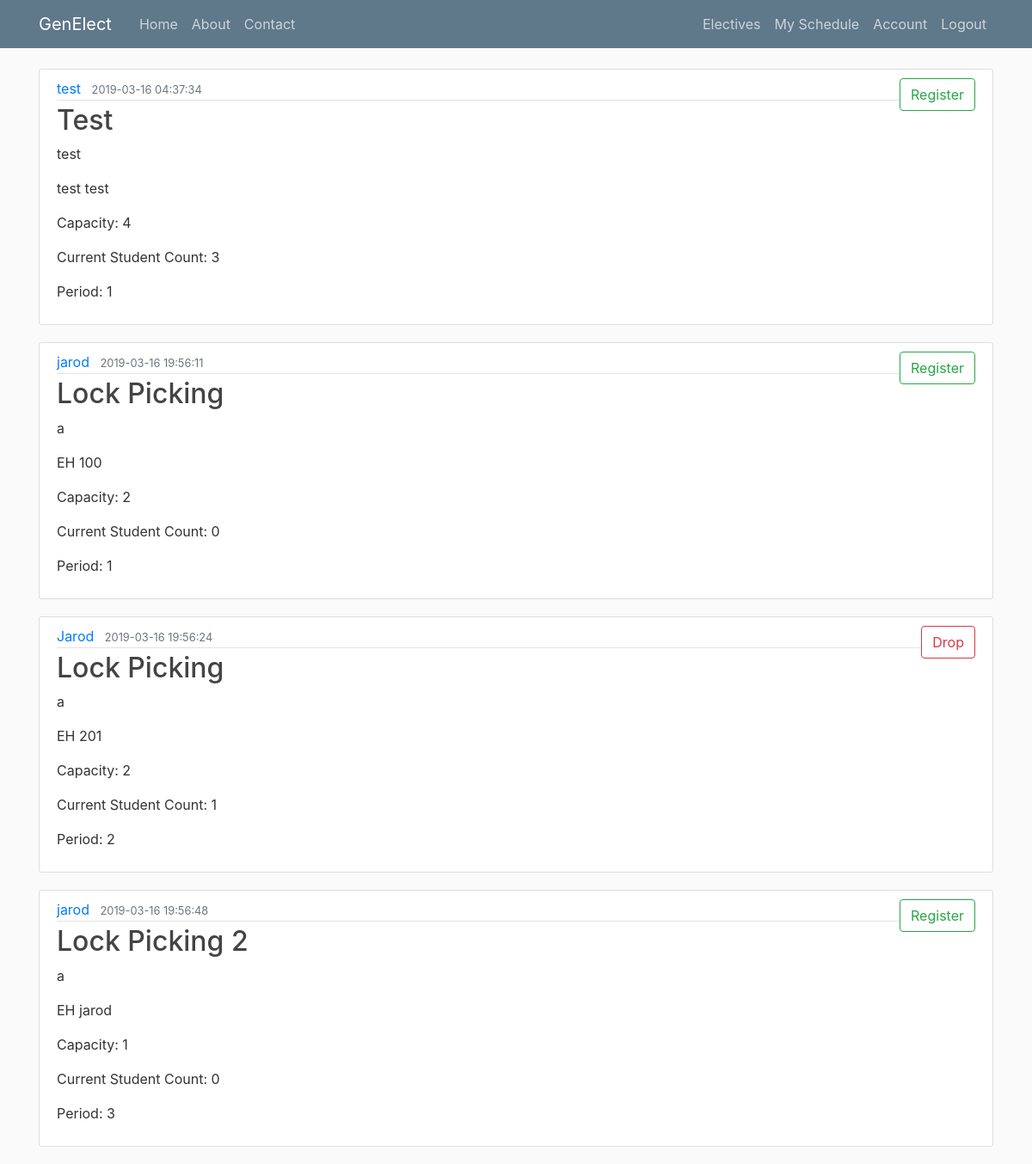
/offerings (signed in), run on an earlier commit of the app's database.
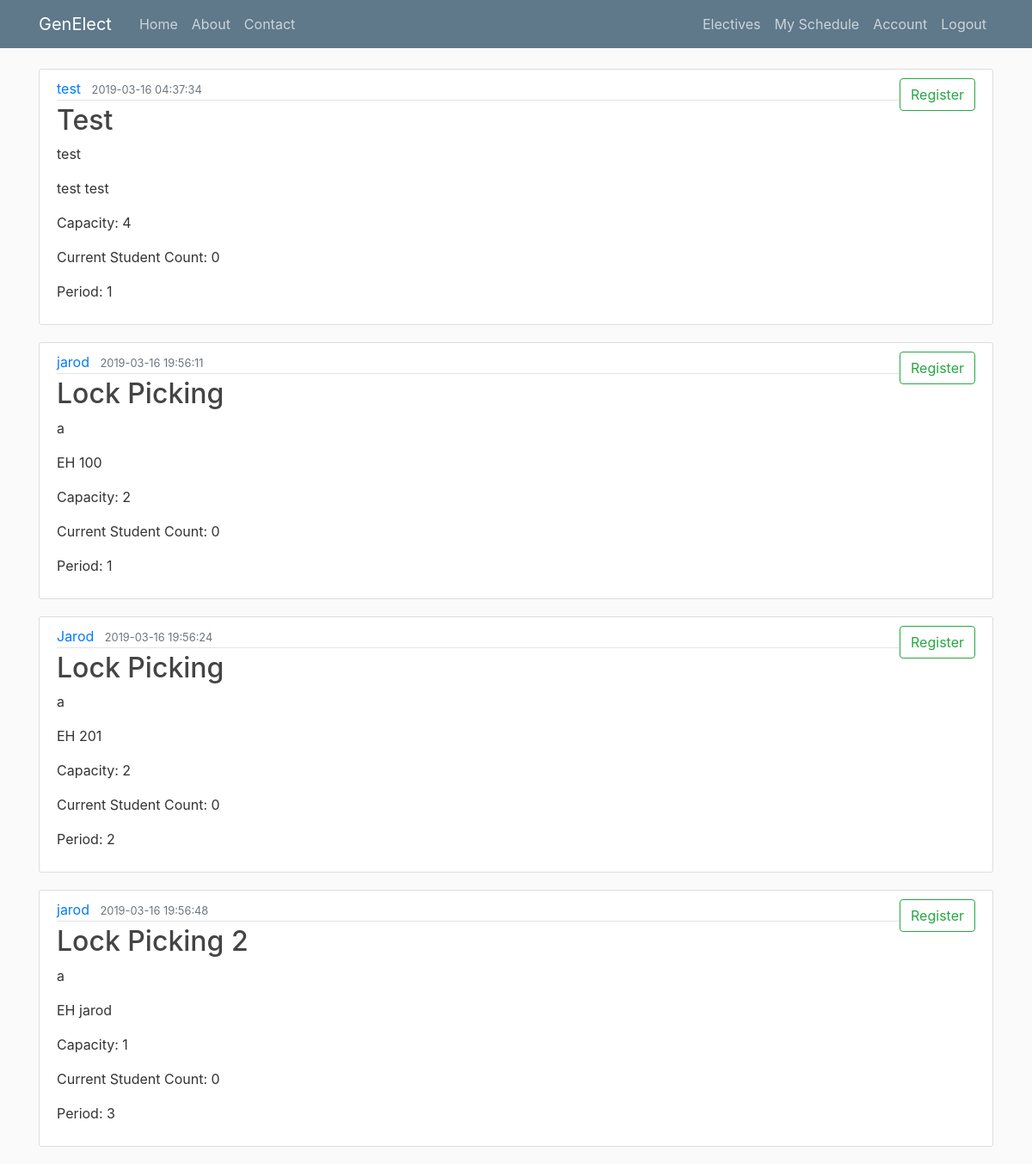
And on a later commit of the database.
### genElect/models.py (models this page shows)
class Base(db.Model):
    __abstract__ = True
    id = db.Column(db.Integer, primary_key=True, autoincrement=True)
    date_created = db.Column(db.DateTime, default=db.func.current_timestamp())
    date_modified = db.Column(db.DateTime, default=db.func.current_timestamp(),
            onupdate=db.func.current_timestamp())

class Offerings(Base):
    __tablename__ = 'offerings'
    day = db.Column(db.Date)
    period_start = db.Column(db.Integer)
    period_length = db.Column(db.Integer)
    building = db.Column(db.String(100))
    room = db.Column(db.String(100))
    instructor = db.Column(db.String(100))
    current_count = db.Column(db.Integer)
    capacity = db.Column(db.Integer)
    elective_id = db.Column(db.Integer, db.ForeignKey('electives.id'), nullable=False)
    registrations = db.relationship('Registrations', backref='offering', lazy=True)

class Electives(Base):
    __tablename__ = 'electives'
    name = db.Column(db.String(100))
    description = db.Column(db.String(500))
    prerequisites = db.Column(db.String(500))
    offerings = db.relationship('Offerings', backref='elective', lazy=True)

### genElect/__init__.py (the view)
@app.route("/electives") #FOR STUDENT USE
@app.route("/offerings") #FOR STUDENT USE
def electives():
    if current_user.is_authenticated:
        offerings = Offerings.query.all()
        registered = [] #build out list of registered offerings
        registrations = current_user.registrations
        for registration in registrations:
            registered.append(registration.offering)
        return render_template('studentelectives.html', offerings=offerings, registered=registered)
    else:
        flash("Please login first", 'info')
        return redirect(url_for('login'))

### genElect/__init__.py (called while the page is built)
@login_manager.user_loader
def load_user(user_id):
    return Users.query.get(int(user_id))

### genElect/templates/studentelectives.html
{% extends "layout.html" %}
{% block content %}
    {% for offering in offerings %}
        <article class="media content-section">
          <div class="media-body">
            <div class="article-metadata">
              <a class="mr-2" href="#">{{offering.instructor}}</a>
              <small class="text-muted">{{ offering.date_created }}</small>
            </div>
            <h2><a class="article-title" href="#">{{ offering.elective.name }}</a></h2>
            <p class="article-content">{{ offering.elective.description }}</p>
            <p class="article-content">{{ offering.building }} {{ offering.room }}</p>
            <p class="article-content">Capacity: {{ offering.capacity }}</p>
            <p class="article-content">Current Student Count: {{ offering.current_count }}</p>
            <p class="article-content">Period: {{ offering.period_start }}</p>
          </div>
          <div class="form-group">
            {% if offering in registered %}
              <button type="button" onclick="window.location.href = '/drop/{{offering.id}}'" class="btn btn-outline-danger">Drop</button>
            {% else %}
              <button type="button" onclick="window.location.href = '/register/{{offering.id}}'" class="btn btn-outline-success">Register</button>
            {% endif %}
        </div>
        </article>
    {% endfor %}
{% endblock content %}

### genElect/templates/layout.html (shortened to what this page needs)
<!DOCTYPE html>
<html>
<head>
    <link rel="stylesheet" href="https://maxcdn.bootstrapcdn.com/bootstrap/4.0.0/css/bootstrap.min.css">
    <link rel="stylesheet" type="text/css" href="{{ url_for('static', filename='main.css') }}">
</head>
<body>
    <header class="site-header">
      <nav class="navbar navbar-expand-md navbar-dark bg-steel fixed-top">
        <div class="container">
          <a class="navbar-brand mr-4" href="/">GenElect</a>
          <div class="collapse navbar-collapse" id="navbarToggle">
            <div class="navbar-nav mr-auto">
              {% if not current_user.is_authenticated or current_user.role != "admin" %}
                <a class="nav-item nav-link" href="{{ url_for('index') }}">Home</a>
                <a class="nav-item nav-link" href="{{ url_for('about') }}">About</a>
                <a class="nav-item nav-link" href="{{ url_for('contact') }}">Contact</a>
              {% endif %}
            </div>
            <div class="navbar-nav">
              {% if current_user.is_authenticated %}
                {% if current_user.role == "student" %}
                  <a class="nav-item nav-link" href="/electives">Electives</a>
                  <a class="nav-item nav-link" href="/schedule">My Schedule</a>
                  <a class="nav-item nav-link" href="{{ url_for('account') }}">Account</a>
                {% endif %}
                <a class="nav-item nav-link" href="{{ url_for('logout') }}">Logout</a>
              {% else %}
                <a class="nav-item nav-link" href="{{ url_for('login') }}">Login</a>
              {% endif %}
            </div>
          </div>
        </div>
      </nav>
    </header>
    <main role="main" class="container">
      <div class="row">
        <div class="col-md-12">
          {% block content %}{% endblock %}
        </div>
      </div>
    </main>
</body>
</html>

### genElect/static/main.css (style rules this page uses)
body { background: #fafafa; color: #333333; margin-top: 5rem; }
h1, h2, h3, h4, h5, h6 { color: #444444; }
.bg-steel { background-color: #5f788a; }
.site-header .navbar-nav .nav-link { color: #cbd5db; }
.content-section { background: #ffffff; padding: 10px 20px; border: 1px solid #dddddd; border-radius: 3px; margin-bottom: 20px; }
.article-title { color: #444444; }
.article-content { white-space: pre-line; }
.article-metadata { padding-bottom: 1px; margin-bottom: 4px; border-bottom: 1px solid #e3e3e3 }

What changed in the data, as far as the page shows it:
changed Offerings "test": current_count "3" → "0"
changed Offerings "Jarod": current_count "1" → "0"; text "Drop" → "Register"
